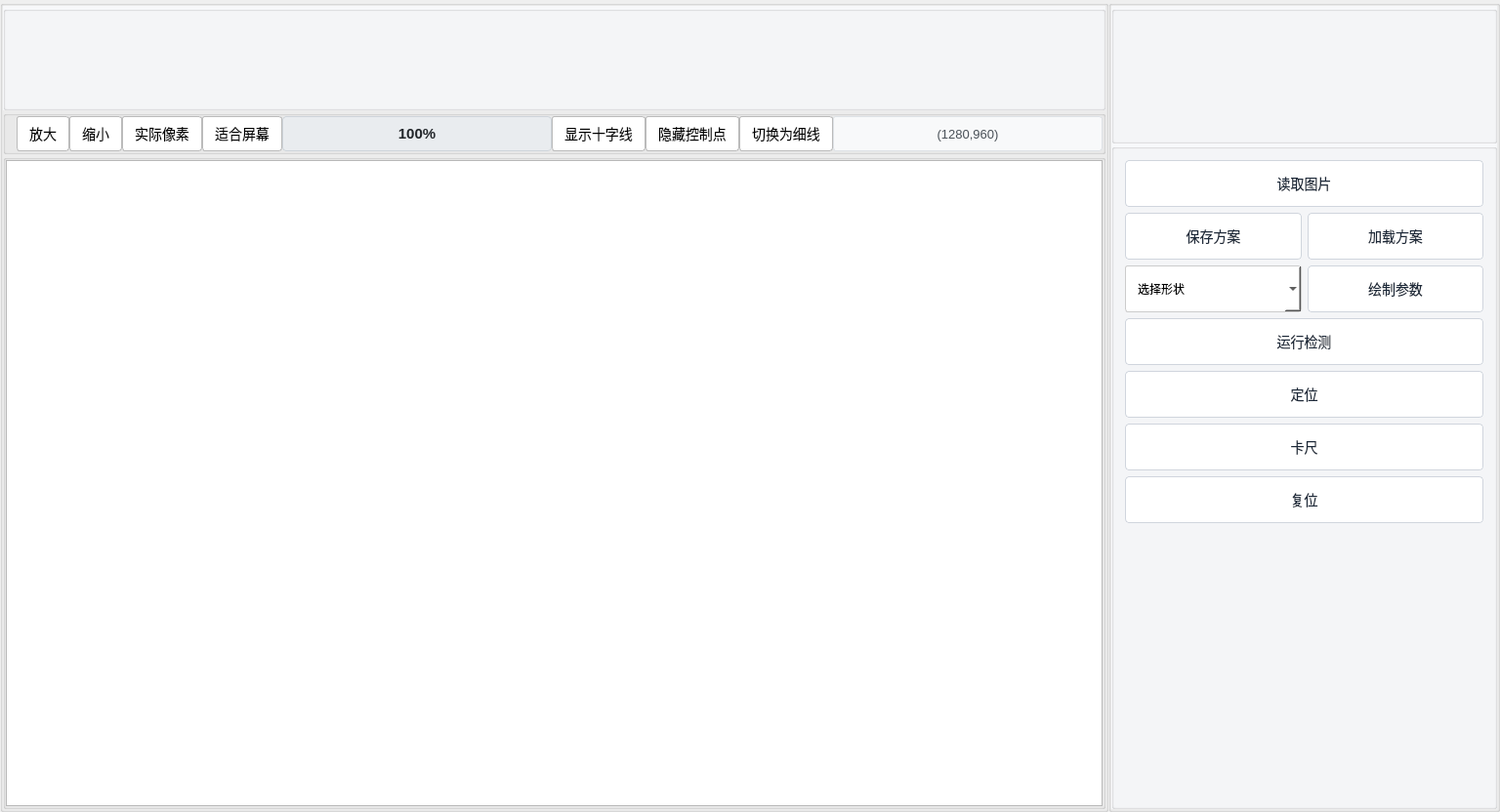
<?xml version="1.0" encoding="UTF-8"?>
<ui version="4.0">
 <class>ImageCanvasViewClass</class>
 <widget class="QMainWindow" name="ImageCanvasViewClass">
  <property name="enabled">
   <bool>true</bool>
  </property>
  <property name="geometry">
   <rect>
    <x>0</x>
    <y>0</y>
    <width>1536</width>
    <height>832</height>
   </rect>
  </property>
  <property name="sizePolicy">
   <sizepolicy hsizetype="Expanding" vsizetype="Expanding">
    <horstretch>0</horstretch>
    <verstretch>0</verstretch>
   </sizepolicy>
  </property>
  <property name="focusPolicy">
   <enum>Qt::NoFocus</enum>
  </property>
  <property name="windowTitle">
   <string>VisionPlatform</string>
  </property>
  <property name="layoutDirection">
   <enum>Qt::LeftToRight</enum>
  </property>
  <property name="autoFillBackground">
   <bool>false</bool>
  </property>
  <widget class="QWidget" name="centralWidget">
   <layout class="QVBoxLayout" name="verticalLayout">
    <property name="spacing">
     <number>0</number>
    </property>
    <property name="leftMargin">
     <number>0</number>
    </property>
    <property name="topMargin">
     <number>0</number>
    </property>
    <property name="rightMargin">
     <number>0</number>
    </property>
    <property name="bottomMargin">
     <number>0</number>
    </property>
    <item>
     <layout class="QHBoxLayout" name="horizontalLayout" stretch="17,6">
      <property name="spacing">
       <number>0</number>
      </property>
      <property name="sizeConstraint">
       <enum>QLayout::SetDefaultConstraint</enum>
      </property>
      <property name="leftMargin">
       <number>0</number>
      </property>
      <item>
       <widget class="QGroupBox" name="groupBox_L">
        <property name="title">
         <string/>
        </property>
        <layout class="QVBoxLayout" name="verticalLayout_2" stretch="10,3,63">
         <property name="spacing">
          <number>0</number>
         </property>
         <property name="leftMargin">
          <number>0</number>
         </property>
         <property name="topMargin">
          <number>0</number>
         </property>
         <property name="rightMargin">
          <number>0</number>
         </property>
         <property name="bottomMargin">
          <number>0</number>
         </property>
         <item>
          <widget class="QGroupBox" name="groupBox">
           <property name="styleSheet">
            <string notr="true">QWidget{
    background-color: #f7f8fa;
    padding: 8px;
}</string>
           </property>
           <property name="title">
            <string/>
           </property>
          </widget>
         </item>
         <item>
          <widget class="QGroupBox" name="group_toolbar">
           <property name="title">
            <string/>
           </property>
           <layout class="QHBoxLayout" name="horizontalLayout_2">
            <property name="spacing">
             <number>0</number>
            </property>
            <property name="topMargin">
             <number>0</number>
            </property>
            <property name="rightMargin">
             <number>0</number>
            </property>
            <property name="bottomMargin">
             <number>0</number>
            </property>
            <item>
             <widget class="QPushButton" name="tool_btn_zoom_in">
              <property name="sizePolicy">
               <sizepolicy hsizetype="Fixed" vsizetype="Fixed">
                <horstretch>0</horstretch>
                <verstretch>0</verstretch>
               </sizepolicy>
              </property>
              <property name="styleSheet">
               <string notr="true">QPushButton{
    background-color: #ffffff;
    border: 1px solid #bbbbbb;
    border-radius: 3px;
    padding: 4px 12px;
    font-size: 14px;
    min-height: 26px;
}
QPushButton:hover{
    background-color: #e6f2ff;
    border-color: #66a8ff;
}
QPushButton:pressed{
    background-color: #cce0ff;
    border-color: #3388ee;
}
</string>
              </property>
              <property name="text">
               <string>放大</string>
              </property>
             </widget>
            </item>
            <item>
             <widget class="QPushButton" name="tool_btn_zoom_out">
              <property name="sizePolicy">
               <sizepolicy hsizetype="Fixed" vsizetype="Fixed">
                <horstretch>0</horstretch>
                <verstretch>0</verstretch>
               </sizepolicy>
              </property>
              <property name="styleSheet">
               <string notr="true">QPushButton{
    background-color: #ffffff;
    border: 1px solid #bbbbbb;
    border-radius: 3px;
    padding: 4px 12px;
    font-size: 14px;
    min-height: 26px;
}
QPushButton:hover{
    background-color: #e6f2ff;
    border-color: #66a8ff;
}
QPushButton:pressed{
    background-color: #cce0ff;
    border-color: #3388ee;
}
</string>
              </property>
              <property name="text">
               <string>缩小</string>
              </property>
             </widget>
            </item>
            <item>
             <widget class="QPushButton" name="tool_btn_zoom_reset">
              <property name="sizePolicy">
               <sizepolicy hsizetype="Fixed" vsizetype="Fixed">
                <horstretch>0</horstretch>
                <verstretch>0</verstretch>
               </sizepolicy>
              </property>
              <property name="styleSheet">
               <string notr="true">QPushButton{
    background-color: #ffffff;
    border: 1px solid #bbbbbb;
    border-radius: 3px;
    padding: 4px 12px;
    font-size: 14px;
    min-height: 26px;
}
QPushButton:hover{
    background-color: #e6f2ff;
    border-color: #66a8ff;
}
QPushButton:pressed{
    background-color: #cce0ff;
    border-color: #3388ee;
}
</string>
              </property>
              <property name="text">
               <string>实际像素</string>
              </property>
             </widget>
            </item>
            <item>
             <widget class="QPushButton" name="tool_btn_zoom_fit">
              <property name="sizePolicy">
               <sizepolicy hsizetype="Fixed" vsizetype="Fixed">
                <horstretch>0</horstretch>
                <verstretch>0</verstretch>
               </sizepolicy>
              </property>
              <property name="styleSheet">
               <string notr="true">QPushButton{
    background-color: #ffffff;
    border: 1px solid #bbbbbb;
    border-radius: 3px;
    padding: 4px 12px;
    font-size: 14px;
    min-height: 26px;
}
QPushButton:hover{
    background-color: #e6f2ff;
    border-color: #66a8ff;
}
QPushButton:pressed{
    background-color: #cce0ff;
    border-color: #3388ee;
}
</string>
              </property>
              <property name="text">
               <string>适合屏幕</string>
              </property>
             </widget>
            </item>
            <item>
             <widget class="QLabel" name="info_lab_scale_ratio">
              <property name="styleSheet">
               <string notr="true">QLabel{
    background-color: #e9ecef;
    border: 1px solid #ced4da;
    border-radius: 4px;
    color: #212529;
    font-size: 15px;
    font-weight: 500;
    padding: 0 16px;
    min-height: 28px;
    min-width: 140px;
    qproperty-alignment: AlignCenter;
}</string>
              </property>
              <property name="lineWidth">
               <number>5</number>
              </property>
              <property name="text">
               <string>100%</string>
              </property>
              <property name="textFormat">
               <enum>Qt::AutoText</enum>
              </property>
              <property name="alignment">
               <set>Qt::AlignCenter</set>
              </property>
             </widget>
            </item>
            <item>
             <widget class="QPushButton" name="tool_btn_toggle_cross">
              <property name="sizePolicy">
               <sizepolicy hsizetype="Fixed" vsizetype="Fixed">
                <horstretch>1</horstretch>
                <verstretch>0</verstretch>
               </sizepolicy>
              </property>
              <property name="styleSheet">
               <string notr="true">QPushButton{
    background-color: #ffffff;
    border: 1px solid #bbbbbb;
    border-radius: 3px;
    padding: 4px 12px;
    font-size: 14px;
    min-height: 26px;
}
QPushButton:hover{
    background-color: #e6f2ff;
    border-color: #66a8ff;
}
QPushButton:pressed{
    background-color: #cce0ff;
    border-color: #3388ee;
}
</string>
              </property>
              <property name="text">
               <string>显示十字线</string>
              </property>
             </widget>
            </item>
            <item>
             <widget class="QPushButton" name="tool_btn_toggle_control_points">
              <property name="sizePolicy">
               <sizepolicy hsizetype="Fixed" vsizetype="Fixed">
                <horstretch>0</horstretch>
                <verstretch>0</verstretch>
               </sizepolicy>
              </property>
              <property name="styleSheet">
               <string notr="true">QPushButton{
    background-color: #ffffff;
    border: 1px solid #bbbbbb;
    border-radius: 3px;
    padding: 4px 12px;
    font-size: 14px;
    min-height: 26px;
}
QPushButton:hover{
    background-color: #e6f2ff;
    border-color: #66a8ff;
}
QPushButton:pressed{
    background-color: #cce0ff;
    border-color: #3388ee;
}
</string>
              </property>
              <property name="text">
               <string>隐藏控制点</string>
              </property>
             </widget>
            </item>
            <item>
             <widget class="QPushButton" name="tool_btn_toggle_line_width">
              <property name="sizePolicy">
               <sizepolicy hsizetype="Fixed" vsizetype="Fixed">
                <horstretch>0</horstretch>
                <verstretch>0</verstretch>
               </sizepolicy>
              </property>
              <property name="styleSheet">
               <string notr="true">QPushButton{
    background-color: #ffffff;
    border: 1px solid #bbbbbb;
    border-radius: 3px;
    padding: 4px 12px;
    font-size: 14px;
    min-height: 26px;
}
QPushButton:hover{
    background-color: #e6f2ff;
    border-color: #66a8ff;
}
QPushButton:pressed{
    background-color: #cce0ff;
    border-color: #3388ee;
}
</string>
              </property>
              <property name="text">
               <string>切换为细线</string>
              </property>
             </widget>
            </item>
            <item>
             <widget class="QLabel" name="info_lab_resolution">
              <property name="styleSheet">
               <string notr="true">QLabel{
    background-color: #f8f9fa;
    border: 1px solid #dee2e6;
    border-radius: 3px;
    color: #495057;
    font-size: 13px;
    padding: 0 10px;
    min-height: 26px;
    qproperty-alignment: AlignCenter;
}
</string>
              </property>
              <property name="text">
               <string>(1280,960)</string>
              </property>
              <property name="alignment">
               <set>Qt::AlignCenter</set>
              </property>
             </widget>
            </item>
           </layout>
          </widget>
         </item>
         <item>
          <widget class="QGroupBox" name="groupBox_3">
           <property name="title">
            <string/>
           </property>
           <layout class="QGridLayout" name="gridLayout">
            <property name="leftMargin">
             <number>0</number>
            </property>
            <property name="topMargin">
             <number>0</number>
            </property>
            <property name="rightMargin">
             <number>0</number>
            </property>
            <property name="bottomMargin">
             <number>0</number>
            </property>
            <property name="spacing">
             <number>0</number>
            </property>
            <item row="0" column="0">
             <widget class="QGraphicsView" name="canvas_view_main"/>
            </item>
           </layout>
          </widget>
         </item>
        </layout>
       </widget>
      </item>
      <item>
       <widget class="QGroupBox" name="groupBox_R">
        <property name="styleSheet">
         <string notr="true">QWidgetl{
    background-color: #f7f8fa;
    padding: 8px;
}</string>
        </property>
        <property name="title">
         <string/>
        </property>
        <layout class="QVBoxLayout" name="verticalLayout_3" stretch="13,63">
         <property name="spacing">
          <number>0</number>
         </property>
         <property name="leftMargin">
          <number>0</number>
         </property>
         <property name="topMargin">
          <number>0</number>
         </property>
         <property name="rightMargin">
          <number>0</number>
         </property>
         <property name="bottomMargin">
          <number>0</number>
         </property>
         <item>
          <widget class="QGroupBox" name="groupBox_4">
           <property name="styleSheet">
            <string notr="true">QWidget{
    background-color: #f7f8fa;
    padding: 8px;
}</string>
           </property>
           <property name="title">
            <string/>
           </property>
          </widget>
         </item>
         <item>
          <widget class="QGroupBox" name="group_draw_opt">
           <property name="styleSheet">
            <string notr="true">QWidget{
    background-color: #f7f8fa;
    padding: 8px;
}</string>
           </property>
           <property name="title">
            <string/>
           </property>
           <layout class="QVBoxLayout" name="verticalLayout_4">
            <item>
             <layout class="QHBoxLayout" name="horizontalLayout_4">
              <item>
               <widget class="QPushButton" name="draw_btn_load_image">
                <property name="styleSheet">
                 <string notr="true">QPushButton{
    background-color: #ffffff;
    border: 1px solid #d0d5dd;
    border-radius: 4px;
    min-height: 30px;
    font-size: 14px;
    color: #1d2939;
}
QPushButton:hover{
    background-color: #eff8ff;
    border-color: #84b6f4;
}
QPushButton:pressed{
    background-color: #d0e7ff;
    border-color: #4096ee;
}
</string>
                </property>
                <property name="text">
                 <string>读取图片</string>
                </property>
               </widget>
              </item>
             </layout>
            </item>
            <item>
             <layout class="QHBoxLayout" name="horizontalLayout_5">
              <item>
               <widget class="QPushButton" name="draw_btn_save_recipe">
                <property name="styleSheet">
                 <string notr="true">QPushButton{
    background-color: #ffffff;
    border: 1px solid #d0d5dd;
    border-radius: 4px;
    min-height: 30px;
    font-size: 14px;
    color: #1d2939;
}
QPushButton:hover{
    background-color: #eff8ff;
    border-color: #84b6f4;
}
QPushButton:pressed{
    background-color: #d0e7ff;
    border-color: #4096ee;
}
</string>
                </property>
                <property name="text">
                 <string>保存方案</string>
                </property>
               </widget>
              </item>
              <item>
               <widget class="QPushButton" name="draw_btn_load_recipe">
                <property name="styleSheet">
                 <string notr="true">QPushButton{
    background-color: #ffffff;
    border: 1px solid #d0d5dd;
    border-radius: 4px;
    min-height: 30px;
    font-size: 14px;
    color: #1d2939;
}
QPushButton:hover{
    background-color: #eff8ff;
    border-color: #84b6f4;
}
QPushButton:pressed{
    background-color: #d0e7ff;
    border-color: #4096ee;
}
</string>
                </property>
                <property name="text">
                 <string>加载方案</string>
                </property>
               </widget>
              </item>
             </layout>
            </item>
            <item>
             <layout class="QHBoxLayout" name="horizontalLayout_3">
              <item>
               <widget class="QComboBox" name="draw_cbox_shape_type">
                <property name="styleSheet">
                 <string notr="true">QComboBox {
    border: 1px solid #cccccc;
    border-radius: 3px;
    /* 左右内边距统一，右侧给箭头留出空间 */
    padding-left: 12px;
    padding-right: 36px;
    min-height: 30px;
    background: white;
}
QComboBox:hover {
    border-color: #66afe9;
}
</string>
                </property>
                <property name="currentText">
                 <string>选择形状</string>
                </property>
                <property name="insertPolicy">
                 <enum>QComboBox::InsertAtBottom</enum>
                </property>
                <property name="sizeAdjustPolicy">
                 <enum>QComboBox::AdjustToContentsOnFirstShow</enum>
                </property>
                <item>
                 <property name="text">
                  <string>选择形状</string>
                 </property>
                </item>
                <item>
                 <property name="text">
                  <string>矩形</string>
                 </property>
                </item>
                <item>
                 <property name="text">
                  <string>旋转矩形</string>
                 </property>
                </item>
                <item>
                 <property name="text">
                  <string>圆形</string>
                 </property>
                </item>
                <item>
                 <property name="text">
                  <string>椭圆</string>
                 </property>
                </item>
                <item>
                 <property name="text">
                  <string>圆环</string>
                 </property>
                </item>
                <item>
                 <property name="text">
                  <string>扇环</string>
                 </property>
                </item>
                <item>
                 <property name="text">
                  <string>多边形</string>
                 </property>
                </item>
               </widget>
              </item>
              <item>
               <widget class="QPushButton" name="draw_btn_open_param">
                <property name="styleSheet">
                 <string notr="true">QPushButton{
    background-color: #ffffff;
    border: 1px solid #d0d5dd;
    border-radius: 4px;
    min-height: 30px;
    font-size: 14px;
    color: #1d2939;
}
QPushButton:hover{
    background-color: #eff8ff;
    border-color: #84b6f4;
}
QPushButton:pressed{
    background-color: #d0e7ff;
    border-color: #4096ee;
}
</string>
                </property>
                <property name="text">
                 <string>绘制参数</string>
                </property>
               </widget>
              </item>
             </layout>
            </item>
            <item>
             <widget class="QPushButton" name="draw_btn_run_detect">
              <property name="styleSheet">
               <string notr="true">QPushButton{
    background-color: #ffffff;
    border: 1px solid #d0d5dd;
    border-radius: 4px;
    min-height: 30px;
    font-size: 14px;
    color: #1d2939;
}
QPushButton:hover{
    background-color: #eff8ff;
    border-color: #84b6f4;
}
QPushButton:pressed{
    background-color: #d0e7ff;
    border-color: #4096ee;
}
</string>
              </property>
              <property name="text">
               <string>运行检测</string>
              </property>
             </widget>
            </item>
            <item>
             <widget class="QPushButton" name="draw_btn_run_locate">
              <property name="styleSheet">
               <string notr="true">QPushButton{
    background-color: #ffffff;
    border: 1px solid #d0d5dd;
    border-radius: 4px;
    min-height: 30px;
    font-size: 14px;
    color: #1d2939;
}
QPushButton:hover{
    background-color: #eff8ff;
    border-color: #84b6f4;
}
QPushButton:pressed{
    background-color: #d0e7ff;
    border-color: #4096ee;
}
</string>
              </property>
              <property name="text">
               <string>定位</string>
              </property>
             </widget>
            </item>
            <item>
             <widget class="QPushButton" name="draw_btn_run_caliper">
              <property name="styleSheet">
               <string notr="true">QPushButton{
    background-color: #ffffff;
    border: 1px solid #d0d5dd;
    border-radius: 4px;
    min-height: 30px;
    font-size: 14px;
    color: #1d2939;
}
QPushButton:hover{
    background-color: #eff8ff;
    border-color: #84b6f4;
}
QPushButton:pressed{
    background-color: #d0e7ff;
    border-color: #4096ee;
}
</string>
              </property>
              <property name="text">
               <string>卡尺</string>
              </property>
             </widget>
            </item>
            <item>
             <widget class="QPushButton" name="btn_reset_rect">
              <property name="styleSheet">
               <string notr="true">QPushButton{
    background-color: #ffffff;
    border: 1px solid #d0d5dd;
    border-radius: 4px;
    min-height: 30px;
    font-size: 14px;
    color: #1d2939;
}
QPushButton:hover{
    background-color: #eff8ff;
    border-color: #84b6f4;
}
QPushButton:pressed{
    background-color: #d0e7ff;
    border-color: #4096ee;
}
</string>
              </property>
              <property name="text">
               <string>复位</string>
              </property>
             </widget>
            </item>
            <item>
             <spacer name="verticalSpacer">
              <property name="orientation">
               <enum>Qt::Vertical</enum>
              </property>
              <property name="sizeType">
               <enum>QSizePolicy::Expanding</enum>
              </property>
              <property name="sizeHint" stdset="0">
               <size>
                <width>20</width>
                <height>30</height>
               </size>
              </property>
             </spacer>
            </item>
           </layout>
          </widget>
         </item>
        </layout>
       </widget>
      </item>
     </layout>
    </item>
   </layout>
  </widget>
 </widget>
 <layoutdefault spacing="6" margin="11"/>
 <resources>
  <include location="ImageCanvasView.qrc"/>
 </resources>
 <connections/>
</ui>
